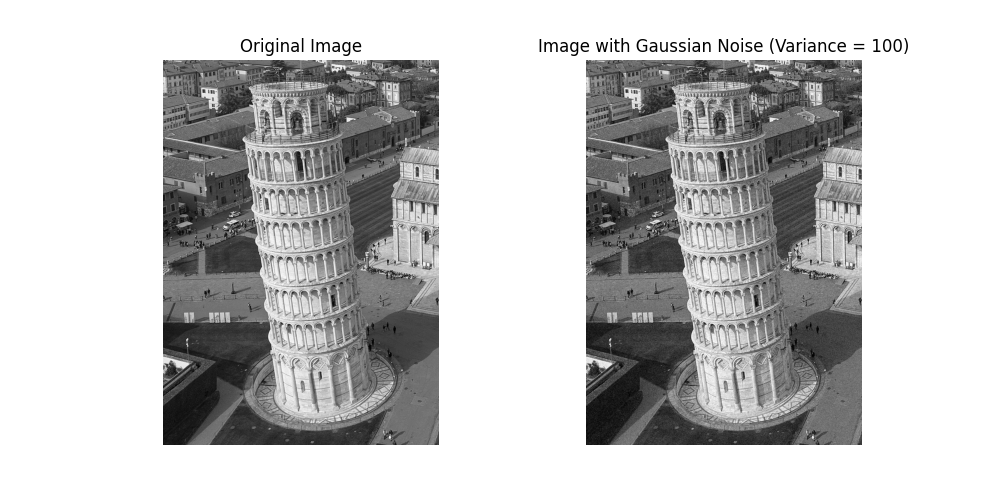

Write the Python code that produced this figure.
import numpy as np
import matplotlib.pyplot as plt
from PIL import Image

# Load the image in grayscale mode
image_path = "restore.jpg"  # Use the correct image path
image = Image.open(image_path).convert('L')

# Convert the image to a NumPy array
image_np = np.array(image)

# Define the Gaussian noise parameters
mean = 0
variance = 100
sigma = np.sqrt(variance)

# Generate Gaussian noise
noise = np.random.normal(mean, sigma, image_np.shape)

# Add the noise to the image
noisy_image = image_np + noise

# Clip the values to stay within [0, 255] and convert back to uint8 type
noisy_image = np.clip(noisy_image, 0, 255).astype(np.uint8)

# Display the original and noisy image side by side
plt.figure(figsize=(10, 5))

# Original Image
plt.subplot(1, 2, 1)
plt.imshow(image_np, cmap='gray')
plt.title('Original Image')
plt.axis('off')

# Noisy Image
plt.subplot(1, 2, 2)
plt.imshow(noisy_image, cmap='gray')
plt.title('Image with Gaussian Noise (Variance = 100)')
plt.axis('off')

plt.show()
